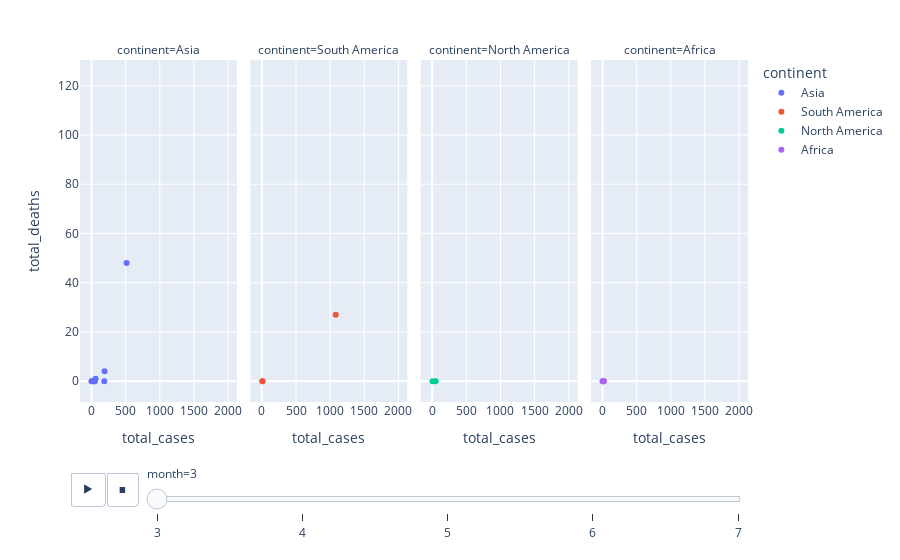

The code cell stored with this chart in its notebook:
### Code cell
co20=codf[codf.date.dt.year==2020]
co20['month']=co20.date.dt.month
co10=co20[co20['month']>=3]

xmin, xmax = min(co10.total_cases), max(co10.total_cases)
ymin, ymax = min(co10.total_deaths), max(co10.total_deaths)

#interactive scatter plot between total deaths and total cases in all continents for all months 
fig = px.scatter(co10, x="total_cases", y="total_deaths", animation_frame='month',
animation_group="location", color="continent", hover_name="location",
facet_col="continent")

fig.show()

### Figure 1 — Plotly figure (JSON) as saved in the notebook; plotly's stock layout.template omitted (floating-point values rounded to 4 significant figures)
{"data": [{"hovertemplate": "<b>%{hovertext}</b><br><br>continent=Asia<br>month=3<br>total_cases=%{x}<br>total_deaths=%{y}<extra></extra>", "hovertext": ["Bangladesh", "Bangladesh", "Bangladesh", "Bangladesh", "Bangladesh", "Bangladesh", "Bangladesh", "Bangladesh", "Bangladesh", "Bangladesh", "Bangladesh", "Bangladesh", "Bangladesh", "Bangladesh", "Bangladesh", "Bangladesh", "India", "India", "India", "India", "India", "India", "Indonesia", "Indonesia", "Indonesia", "Indonesia", "Indonesia", "Indonesia", "Kazakhstan", "Kazakhstan", "Kazakhstan", "Kazakhstan", "Kazakhstan", "Kazakhstan", "Kazakhstan", "Kazakhstan", "Kazakhstan", "Kazakhstan", "Kazakhstan", "Kazakhstan", "Nepal", "Nepal", "Nepal", "Nepal", "Nepal", "Nepal", "Nepal", "Nepal", "Nepal", "Nepal", "Nepal", "Nepal", "Nepal", "Nepal", "Pakistan", "Pakistan", "Pakistan", "Pakistan", "Pakistan", "Pakistan", "Pakistan", "Pakistan", "Pakistan", "Pakistan", "Pakistan", "Pakistan", "Pakistan", "Pakistan", "Thailand", "Thailand", "Thailand", "Thailand", "Thailand", "Thailand", "Thailand", "Thailand", "Thailand", "Thailand", "Thailand", "Thailand", "Thailand", "Thailand", "Thailand", "Thailand", "Vietnam", "Vietnam", "Vietnam", "Vietnam", "Vietnam", "Vietnam", "Vietnam", "Vietnam", "Vietnam", "Vietnam"], "ids": ["Bangladesh", "Bangladesh", "Bangladesh", "Bangladesh", "Bangladesh", "Bangladesh", "Bangladesh", "Bangladesh", "Bangladesh", "Bangladesh", "Bangladesh", "Bangladesh", "Bangladesh", "Bangladesh", "Bangladesh", "Bangladesh", "India", "India", "India", "India", "India", "India", "Indonesia", "Indonesia", "Indonesia", "Indonesia", "Indonesia", "Indonesia", "Kazakhstan", "Kazakhstan", "Kazakhstan", "Kazakhstan", "Kazakhstan", "Kazakhstan", "Kazakhstan", "Kazakhstan", "Kazakhstan", "Kazakhstan", "Kazakhstan", "Kazakhstan", "Nepal", "Nepal", "Nepal", "Nepal", "Nepal", "Nepal", "Nepal", "Nepal", "Nepal", "Nepal", "Nepal", "Nepal", "Nepal", "Nepal", "Pakistan", "Pakistan", "Pakistan", "Pakistan", "Pakistan", "Pakistan", "Pakistan", "Pakistan", "Pakistan", "Pakistan", "Pakistan", "Pakistan", "Pakistan", "Pakistan", "Thailand", "Thailand", "Thailand", "Thailand", "Thailand", "Thailand", "Thailand", "Thailand", "Thailand", "Thailand", "Thailand", "Thailand", "Thailand", "Thailand", "Thailand", "Thailand", "Vietnam", "Vietnam", "Vietnam", "Vietnam", "Vietnam", "Vietnam", "Vietnam", "Vietnam", "Vietnam", "Vietnam"], "legendgroup": "Asia", "marker": {"color": "#636efa", "symbol": "circle"}, "mode": "markers", "name": "Asia", "orientation": "v", "showlegend": true, "type": "scatter", "x": [3, 5, 8, 10, 10, 17, 24, 27, 33, 39, 39, 48, 48, 48, 49, 49, 191, 231, 320, 439, 492, 562, 514, 579, 1046, 1155, 1285, 1414, 49, 53, 56, 60, 62, 79, 88, 120, 193, 229, 284, 325, 1, 1, 1, 1, 1, 1, 2, 3, 3, 3, 3, 5, 5, 5, 187, 302, 478, 495, 646, 784, 887, 991, 1057, 1197, 1197, 1408, 1526, 1625, 59, 70, 114, 177, 212, 366, 599, 721, 827, 934, 1045, 1136, 1136, 1245, 1388, 1651, 39, 44, 53, 53, 57, 61, 68, 137, 153, 163], "xaxis": "x", "y": [0, 0, 0, 0, 0, 0, 2, 3, 3, 4, 5, 5, 5, 5, 5, 5, 4, 4, 4, 7, 9, 9, 48, 49, 87, 102, 114, 122, 0, 0, 0, 0, 0, 0, 0, 0, 0, 0, 1, 1, 0, 0, 0, 0, 0, 0, 0, 0, 0, 0, 0, 0, 0, 0, 0, 0, 2, 3, 3, 5, 6, 7, 8, 9, 9, 11, 13, 18, 1, 1, 1, 1, 1, 1, 1, 1, 4, 4, 4, 5, 5, 6, 7, 10, 0, 0, 0, 0, 0, 0, 0, 0, 0, 0], "yaxis": "y"}, {"hovertemplate": "<b>%{hovertext}</b><br><br>continent=South America<br>month=3<br>total_cases=%{x}<br>total_deaths=%{y}<extra></extra>", "hovertext": ["Colombia", "Colombia", "Colombia", "Colombia", "Colombia", "Colombia", "Colombia", "Colombia", "Colombia", "Colombia", "Colombia", "Colombia", "Colombia", "Colombia", "Colombia", "Colombia", "Colombia", "Colombia", "Colombia", "Ecuador", "Ecuador", "Ecuador", "Ecuador", "Ecuador", "Ecuador", "Ecuador", "Paraguay", "Paraguay", "Paraguay", "Paraguay", "Paraguay", "Paraguay", "Paraguay", "Paraguay", "Paraguay", "Paraguay", "Paraguay", "Paraguay", "Paraguay", "Paraguay", "Paraguay", "Paraguay", "Paraguay"], "ids": ["Colombia", "Colombia", "Colombia", "Colombia", "Colombia", "Colombia", "Colombia", "Colombia", "Colombia", "Colombia", "Colombia", "Colombia", "Colombia", "Colombia", "Colombia", "Colombia", "Colombia", "Colombia", "Colombia", "Ecuador", "Ecuador", "Ecuador", "Ecuador", "Ecuador", "Ecuador", "Ecuador", "Paraguay", "Paraguay", "Paraguay", "Paraguay", "Paraguay", "Paraguay", "Paraguay", "Paraguay", "Paraguay", "Paraguay", "Paraguay", "Paraguay", "Paraguay", "Paraguay", "Paraguay", "Paraguay", "Paraguay"], "legendgroup": "South America", "marker": {"color": "#EF553B", "symbol": "circle"}, "mode": "markers", "name": "South America", "orientation": "v", "showlegend": true, "type": "scatter", "x": [9, 16, 34, 45, 57, 65, 102, 128, 158, 210, 235, 306, 378, 470, 491, 539, 608, 702, 798, 1082, 1211, 1403, 1627, 1835, 1890, 1966, 7, 8, 9, 11, 11, 13, 18, 22, 22, 27, 37, 41, 52, 56, 59, 64, 65], "xaxis": "x2", "y": [0, 0, 0, 0, 0, 0, 0, 0, 0, 1, 2, 3, 3, 4, 6, 6, 6, 10, 14, 27, 29, 34, 41, 48, 58, 62, 0, 0, 0, 0, 0, 0, 1, 1, 1, 1, 3, 3, 3, 3, 3, 3, 3], "yaxis": "y2"}, {"hovertemplate": "<b>%{hovertext}</b><br><br>continent=North America<br>month=3<br>total_cases=%{x}<br>total_deaths=%{y}<extra></extra>", "hovertext": ["Costa Rica", "Costa Rica", "Costa Rica", "Costa Rica", "Costa Rica", "Costa Rica", "Costa Rica", "Costa Rica", "Costa Rica", "Costa Rica", "Costa Rica", "Costa Rica", "Costa Rica", "Costa Rica", "Mexico", "Mexico", "Mexico", "Mexico", "Mexico", "Mexico", "Mexico", "Mexico", "Mexico", "Mexico", "Mexico", "Mexico", "Mexico", "Mexico", "Mexico", "Mexico", "Mexico", "Mexico", "Mexico", "Mexico", "Mexico", "Mexico", "Mexico"], "ids": ["Costa Rica", "Costa Rica", "Costa Rica", "Costa Rica", "Costa Rica", "Costa Rica", "Costa Rica", "Costa Rica", "Costa Rica", "Costa Rica", "Costa Rica", "Costa Rica", "Costa Rica", "Costa Rica", "Mexico", "Mexico", "Mexico", "Mexico", "Mexico", "Mexico", "Mexico", "Mexico", "Mexico", "Mexico", "Mexico", "Mexico", "Mexico", "Mexico", "Mexico", "Mexico", "Mexico", "Mexico", "Mexico", "Mexico", "Mexico", "Mexico", "Mexico"], "legendgroup": "North America", "marker": {"color": "#00cc96", "symbol": "circle"}, "mode": "markers", "name": "North America", "orientation": "v", "showlegend": true, "type": "scatter", "x": [50, 69, 87, 113, 117, 134, 158, 177, 201, 231, 263, 295, 314, 330, 4, 5, 7, 11, 16, 26, 41, 53, 82, 93, 118, 164, 203, 251, 316, 367, 405, 475, 585, 717, 848, 993, 1094], "xaxis": "x3", "y": [0, 1, 1, 2, 2, 2, 2, 2, 2, 2, 2, 2, 2, 2, 0, 0, 0, 0, 0, 0, 0, 0, 0, 0, 0, 0, 2, 2, 2, 4, 5, 5, 8, 12, 16, 20, 28], "yaxis": "y3"}, {"hovertemplate": "<b>%{hovertext}</b><br><br>continent=Africa<br>month=3<br>total_cases=%{x}<br>total_deaths=%{y}<extra></extra>", "hovertext": ["Kenya", "Kenya", "Kenya", "Kenya", "Kenya", "South Africa", "South Africa", "South Africa", "South Africa", "South Africa", "South Africa", "South Africa", "South Africa", "South Africa", "South Africa", "South Africa", "South Africa", "South Africa", "South Africa", "South Africa", "South Africa", "South Africa", "South Africa", "Togo", "Togo", "Togo", "Togo", "Togo", "Togo", "Togo", "Togo", "Togo", "Togo", "Togo", "Togo", "Togo", "Togo", "Togo", "Togo", "Tunisia", "Tunisia", "Tunisia", "Tunisia", "Tunisia", "Tunisia", "Tunisia", "Tunisia", "Tunisia", "Tunisia", "Tunisia", "Tunisia", "Tunisia", "Tunisia", "Tunisia"], "ids": ["Kenya", "Kenya", "Kenya", "Kenya", "Kenya", "South Africa", "South Africa", "South Africa", "South Africa", "South Africa", "South Africa", "South Africa", "South Africa", "South Africa", "South Africa", "South Africa", "South Africa", "South Africa", "South Africa", "South Africa", "South Africa", "South Africa", "South Africa", "Togo", "Togo", "Togo", "Togo", "Togo", "Togo", "Togo", "Togo", "Togo", "Togo", "Togo", "Togo", "Togo", "Togo", "Togo", "Togo", "Tunisia", "Tunisia", "Tunisia", "Tunisia", "Tunisia", "Tunisia", "Tunisia", "Tunisia", "Tunisia", "Tunisia", "Tunisia", "Tunisia", "Tunisia", "Tunisia", "Tunisia"], "legendgroup": "Africa", "marker": {"color": "#ab63fa", "symbol": "circle"}, "mode": "markers", "name": "Africa", "orientation": "v", "showlegend": true, "type": "scatter", "x": [4, 7, 38, 42, 50, 13, 17, 24, 24, 51, 62, 85, 116, 150, 205, 240, 274, 402, 927, 1170, 1187, 1280, 1326, 1, 1, 1, 1, 1, 9, 15, 15, 18, 18, 23, 24, 25, 28, 30, 34, 20, 24, 29, 39, 54, 60, 75, 89, 114, 173, 173, 227, 227, 278, 312], "xaxis": "x4", "y": [0, 0, 1, 1, 1, 0, 0, 0, 0, 0, 0, 0, 0, 0, 0, 0, 0, 0, 2, 2, 2, 2, 3, 0, 0, 0, 0, 0, 0, 0, 0, 0, 0, 0, 0, 1, 1, 1, 1, 0, 0, 0, 0, 1, 1, 3, 3, 3, 5, 5, 6, 6, 8, 8], "yaxis": "y4"}], "layout": {"annotations": [{"font": {}, "showarrow": false, "text": "continent=Asia", "x": 0.1175, "xanchor": "center", "xref": "paper", "y": 1, "yanchor": "bottom", "yref": "paper"}, {"font": {}, "showarrow": false, "text": "continent=South America", "x": 0.3725, "xanchor": "center", "xref": "paper", "y": 1, "yanchor": "bottom", "yref": "paper"}, {"font": {}, "showarrow": false, "text": "continent=North America", "x": 0.6275, "xanchor": "center", "xref": "paper", "y": 1, "yanchor": "bottom", "yref": "paper"}, {"font": {}, "showarrow": false, "text": "continent=Africa", "x": 0.8825, "xanchor": "center", "xref": "paper", "y": 1, "yanchor": "bottom", "yref": "paper"}], "legend": {"title": {"text": "continent"}, "tracegroupgap": 0}, "margin": {"t": 60}, "sliders": [{"active": 0, "currentvalue": {"prefix": "month="}, "len": 0.9, "pad": {"b": 10, "t": 60}, "steps": [{"args": [["3"], {"frame": {"duration": 0, "redraw": false}, "fromcurrent": true, "mode": "immediate", "transition": {"duration": 0, "easing": "linear"}}], "label": "3", "method": "animate"}, {"args": [["4"], {"frame": {"duration": 0, "redraw": false}, "fromcurrent": true, "mode": "immediate", "transition": {"duration": 0, "easing": "linear"}}], "label": "4", "method": "animate"}, {"args": [["5"], {"frame": {"duration": 0, "redraw": false}, "fromcurrent": true, "mode": "immediate", "transition": {"duration": 0, "easing": "linear"}}], "label": "5", "method": "animate"}, {"args": [["6"], {"frame": {"duration": 0, "redraw": false}, "fromcurrent": true, "mode": "immediate", "transition": {"duration": 0, "easing": "linear"}}], "label": "6", "method": "animate"}, {"args": [["7"], {"frame": {"duration": 0, "redraw": false}, "fromcurrent": true, "mode": "immediate", "transition": {"duration": 0, "easing": "linear"}}], "label": "7", "method": "animate"}], "x": 0.1, "xanchor": "left", "y": 0, "yanchor": "top"}], "updatemenus": [{"buttons": [{"args": [null, {"frame": {"duration": 500, "redraw": false}, "fromcurrent": true, "mode": "immediate", "transition": {"duration": 500, "easing": "linear"}}], "label": "&#9654;", "method": "animate"}, {"args": [[null], {"frame": {"duration": 0, "redraw": false}, "fromcurrent": true, "mode": "immediate", "transition": {"duration": 0, "easing": "linear"}}], "label": "&#9724;", "method": "animate"}], "direction": "left", "pad": {"r": 10, "t": 70}, "showactive": false, "type": "buttons", "x": 0.1, "xanchor": "right", "y": 0, "yanchor": "top"}], "xaxis": {"anchor": "y", "domain": [0, 0.235], "title": {"text": "total_cases"}}, "xaxis2": {"anchor": "y2", "domain": [0.255, 0.49], "matches": "x", "title": {"text": "total_cases"}}, "xaxis3": {"anchor": "y3", "domain": [0.51, 0.745], "matches": "x", "title": {"text": "total_cases"}}, "xaxis4": {"anchor": "y4", "domain": [0.765, 1.0], "matches": "x", "title": {"text": "total_cases"}}, "yaxis": {"anchor": "x", "domain": [0, 1], "title": {"text": "total_deaths"}}, "yaxis2": {"anchor": "x2", "domain": [0, 1], "matches": "y", "showticklabels": false}, "yaxis3": {"anchor": "x3", "domain": [0, 1], "matches": "y", "showticklabels": false}, "yaxis4": {"anchor": "x4", "domain": [0, 1], "matches": "y", "showticklabels": false}}}
